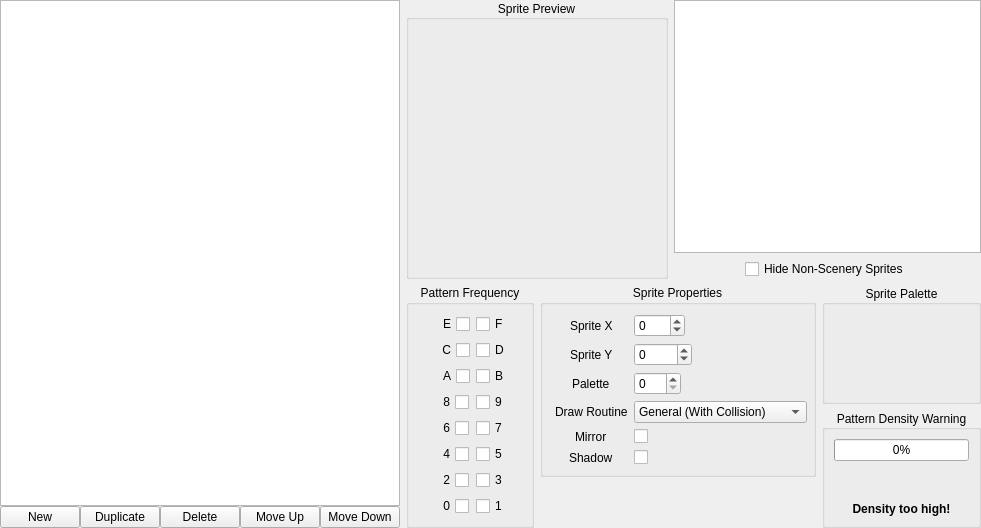
        <widget class="QWidget" name="sceneryPatterns">
         <attribute name="title">
          <string>Scenery Patterns</string>
         </attribute>
         <layout class="QHBoxLayout" name="horizontalLayout_4" stretch="0,0">
          <property name="leftMargin">
           <number>0</number>
          </property>
          <property name="topMargin">
           <number>0</number>
          </property>
          <property name="rightMargin">
           <number>0</number>
          </property>
          <property name="bottomMargin">
           <number>0</number>
          </property>
          <item>
           <layout class="QVBoxLayout" name="spriteTreeViewLayout">
            <property name="spacing">
             <number>0</number>
            </property>
            <item>
             <widget class="QTreeView" name="spriteTreeView">
              <attribute name="headerVisible">
               <bool>false</bool>
              </attribute>
             </widget>
            </item>
            <item>
             <layout class="QGridLayout" name="gridLayout_3">
              <property name="horizontalSpacing">
               <number>0</number>
              </property>
              <property name="verticalSpacing">
               <number>6</number>
              </property>
              <item row="0" column="0">
               <widget class="QPushButton" name="sceneNew">
                <property name="sizePolicy">
                 <sizepolicy hsizetype="Fixed" vsizetype="Fixed">
                  <horstretch>0</horstretch>
                  <verstretch>0</verstretch>
                 </sizepolicy>
                </property>
                <property name="toolTip">
                 <string>Create a new pattern or object within a pattern</string>
                </property>
                <property name="text">
                 <string>New</string>
                </property>
               </widget>
              </item>
              <item row="0" column="3">
               <widget class="QPushButton" name="sceneUp">
                <property name="sizePolicy">
                 <sizepolicy hsizetype="Fixed" vsizetype="Fixed">
                  <horstretch>0</horstretch>
                  <verstretch>0</verstretch>
                 </sizepolicy>
                </property>
                <property name="toolTip">
                 <string>Move a pattern or object entry upwards</string>
                </property>
                <property name="text">
                 <string>Move Up</string>
                </property>
               </widget>
              </item>
              <item row="0" column="2">
               <widget class="QPushButton" name="sceneDel">
                <property name="sizePolicy">
                 <sizepolicy hsizetype="Fixed" vsizetype="Fixed">
                  <horstretch>0</horstretch>
                  <verstretch>0</verstretch>
                 </sizepolicy>
                </property>
                <property name="toolTip">
                 <string>Delete an entire pattern or object</string>
                </property>
                <property name="text">
                 <string>Delete</string>
                </property>
               </widget>
              </item>
              <item row="0" column="1">
               <widget class="QPushButton" name="sceneDupe">
                <property name="sizePolicy">
                 <sizepolicy hsizetype="Fixed" vsizetype="Fixed">
                  <horstretch>0</horstretch>
                  <verstretch>0</verstretch>
                 </sizepolicy>
                </property>
                <property name="toolTip">
                 <string>Duplicate an entire pattern or object</string>
                </property>
                <property name="text">
                 <string>Duplicate</string>
                </property>
               </widget>
              </item>
              <item row="0" column="4">
               <widget class="QPushButton" name="sceneDown">
                <property name="sizePolicy">
                 <sizepolicy hsizetype="Fixed" vsizetype="Fixed">
                  <horstretch>0</horstretch>
                  <verstretch>0</verstretch>
                 </sizepolicy>
                </property>
                <property name="toolTip">
                 <string>Move a pattern or object entry downwards</string>
                </property>
                <property name="text">
                 <string>Move Down</string>
                </property>
               </widget>
              </item>
             </layout>
            </item>
           </layout>
          </item>
          <item>
           <layout class="QVBoxLayout" name="spritePropsLayout" stretch="0,0">
            <property name="spacing">
             <number>6</number>
            </property>
            <item>
             <layout class="QHBoxLayout" name="spriteListLayout">
              <item>
               <widget class="QGroupBox" name="groupBox_7">
                <property name="minimumSize">
                 <size>
                  <width>256</width>
                  <height>256</height>
                 </size>
                </property>
                <property name="title">
                 <string>Sprite Preview</string>
                </property>
                <property name="alignment">
                 <set>Qt::AlignCenter</set>
                </property>
                <layout class="QHBoxLayout" name="horizontalLayout_9">
                 <property name="leftMargin">
                  <number>0</number>
                 </property>
                 <property name="topMargin">
                  <number>0</number>
                 </property>
                 <property name="rightMargin">
                  <number>0</number>
                 </property>
                 <property name="bottomMargin">
                  <number>0</number>
                 </property>
                 <item alignment="Qt::AlignVCenter">
                  <widget class="SpritePreviewWidget" name="spritePreviewWidget" native="true">
                   <property name="sizePolicy">
                    <sizepolicy hsizetype="Maximum" vsizetype="Maximum">
                     <horstretch>0</horstretch>
                     <verstretch>0</verstretch>
                    </sizepolicy>
                   </property>
                   <property name="minimumSize">
                    <size>
                     <width>256</width>
                     <height>256</height>
                    </size>
                   </property>
                   <property name="maximumSize">
                    <size>
                     <width>256</width>
                     <height>256</height>
                    </size>
                   </property>
                   <property name="sizeIncrement">
                    <size>
                     <width>0</width>
                     <height>0</height>
                    </size>
                   </property>
                  </widget>
                 </item>
                </layout>
               </widget>
              </item>
              <item>
               <layout class="QVBoxLayout" name="verticalLayout_3">
                <item>
                 <widget class="QListView" name="spriteSelectList"/>
                </item>
                <item alignment="Qt::AlignHCenter">
                 <widget class="QCheckBox" name="checkHideSprites">
                  <property name="text">
                   <string>Hide Non-Scenery Sprites</string>
                  </property>
                 </widget>
                </item>
               </layout>
              </item>
             </layout>
            </item>
            <item>
             <layout class="QHBoxLayout" name="horizontalLayout_6">
              <item alignment="Qt::AlignLeft|Qt::AlignTop">
               <widget class="QGroupBox" name="frequencyGroup">
                <property name="toolTip">
                 <string>Control the Z Distribution Of Pattern Objects</string>
                </property>
                <property name="title">
                 <string>Pattern Frequency</string>
                </property>
                <property name="alignment">
                 <set>Qt::AlignHCenter|Qt::AlignTop</set>
                </property>
                <property name="flat">
                 <bool>false</bool>
                </property>
                <layout class="QFormLayout" name="formLayout_2">
                 <property name="sizeConstraint">
                  <enum>QLayout::SetDefaultConstraint</enum>
                 </property>
                 <property name="fieldGrowthPolicy">
                  <enum>QFormLayout::ExpandingFieldsGrow</enum>
                 </property>
                 <property name="labelAlignment">
                  <set>Qt::AlignCenter</set>
                 </property>
                 <property name="formAlignment">
                  <set>Qt::AlignHCenter|Qt::AlignTop</set>
                 </property>
                 <property name="leftMargin">
                  <number>0</number>
                 </property>
                 <property name="rightMargin">
                  <number>0</number>
                 </property>
                 <item row="0" column="0">
                  <widget class="QCheckBox" name="checkFreq14">
                   <property name="layoutDirection">
                    <enum>Qt::RightToLeft</enum>
                   </property>
                   <property name="text">
                    <string>E</string>
                   </property>
                   <property name="tristate">
                    <bool>false</bool>
                   </property>
                  </widget>
                 </item>
                 <item row="0" column="1">
                  <widget class="QCheckBox" name="checkFreq15">
                   <property name="text">
                    <string>F</string>
                   </property>
                  </widget>
                 </item>
                 <item row="1" column="0">
                  <widget class="QCheckBox" name="checkFreq12">
                   <property name="layoutDirection">
                    <enum>Qt::RightToLeft</enum>
                   </property>
                   <property name="text">
                    <string>C</string>
                   </property>
                  </widget>
                 </item>
                 <item row="1" column="1">
                  <widget class="QCheckBox" name="checkFreq13">
                   <property name="text">
                    <string>D</string>
                   </property>
                  </widget>
                 </item>
                 <item row="2" column="0">
                  <widget class="QCheckBox" name="checkFreq10">
                   <property name="layoutDirection">
                    <enum>Qt::RightToLeft</enum>
                   </property>
                   <property name="text">
                    <string>A</string>
                   </property>
                  </widget>
                 </item>
                 <item row="2" column="1">
                  <widget class="QCheckBox" name="checkFreq11">
                   <property name="text">
                    <string>B</string>
                   </property>
                  </widget>
                 </item>
                 <item row="3" column="0">
                  <widget class="QCheckBox" name="checkFreq08">
                   <property name="layoutDirection">
                    <enum>Qt::RightToLeft</enum>
                   </property>
                   <property name="text">
                    <string>8</string>
                   </property>
                  </widget>
                 </item>
                 <item row="3" column="1">
                  <widget class="QCheckBox" name="checkFreq09">
                   <property name="text">
                    <string>9</string>
                   </property>
                  </widget>
                 </item>
                 <item row="4" column="0">
                  <widget class="QCheckBox" name="checkFreq06">
                   <property name="layoutDirection">
                    <enum>Qt::RightToLeft</enum>
                   </property>
                   <property name="text">
                    <string>6</string>
                   </property>
                  </widget>
                 </item>
                 <item row="4" column="1">
                  <widget class="QCheckBox" name="checkFreq07">
                   <property name="text">
                    <string>7</string>
                   </property>
                  </widget>
                 </item>
                 <item row="5" column="0">
                  <widget class="QCheckBox" name="checkFreq04">
                   <property name="layoutDirection">
                    <enum>Qt::RightToLeft</enum>
                   </property>
                   <property name="text">
                    <string>4</string>
                   </property>
                  </widget>
                 </item>
                 <item row="5" column="1">
                  <widget class="QCheckBox" name="checkFreq05">
                   <property name="text">
                    <string>5</string>
                   </property>
                  </widget>
                 </item>
                 <item row="6" column="0">
                  <widget class="QCheckBox" name="checkFreq02">
                   <property name="layoutDirection">
                    <enum>Qt::RightToLeft</enum>
                   </property>
                   <property name="text">
                    <string>2</string>
                   </property>
                  </widget>
                 </item>
                 <item row="6" column="1">
                  <widget class="QCheckBox" name="checkFreq03">
                   <property name="text">
                    <string>3</string>
                   </property>
                  </widget>
                 </item>
                 <item row="7" column="0">
                  <widget class="QCheckBox" name="checkFreq00">
                   <property name="layoutDirection">
                    <enum>Qt::RightToLeft</enum>
                   </property>
                   <property name="text">
                    <string>0</string>
                   </property>
                  </widget>
                 </item>
                 <item row="7" column="1">
                  <widget class="QCheckBox" name="checkFreq01">
                   <property name="text">
                    <string>1</string>
                   </property>
                  </widget>
                 </item>
                </layout>
               </widget>
              </item>
              <item alignment="Qt::AlignHCenter|Qt::AlignTop">
               <widget class="QGroupBox" name="spritePositionBox">
                <property name="title">
                 <string>Sprite Properties</string>
                </property>
                <property name="alignment">
                 <set>Qt::AlignHCenter|Qt::AlignTop</set>
                </property>
                <layout class="QFormLayout" name="formLayout_3">
                 <property name="fieldGrowthPolicy">
                  <enum>QFormLayout::ExpandingFieldsGrow</enum>
                 </property>
                 <property name="labelAlignment">
                  <set>Qt::AlignCenter</set>
                 </property>
                 <property name="formAlignment">
                  <set>Qt::AlignHCenter|Qt::AlignTop</set>
                 </property>
                 <item row="1" column="0">
                  <widget class="QLabel" name="label_4">
                   <property name="text">
                    <string>Sprite X</string>
                   </property>
                  </widget>
                 </item>
                 <item row="1" column="1">
                  <widget class="QSpinBox" name="spinSpriteX">
                   <property name="minimum">
                    <number>-128</number>
                   </property>
                   <property name="maximum">
                    <number>127</number>
                   </property>
                  </widget>
                 </item>
                 <item row="2" column="0">
                  <widget class="QLabel" name="label_5">
                   <property name="text">
                    <string>Sprite Y</string>
                   </property>
                  </widget>
                 </item>
                 <item row="2" column="1">
                  <widget class="QSpinBox" name="spinSpriteY">
                   <property name="minimum">
                    <number>-4096</number>
                   </property>
                   <property name="maximum">
                    <number>4096</number>
                   </property>
                  </widget>
                 </item>
                 <item row="4" column="0">
                  <widget class="QLabel" name="label_8">
                   <property name="text">
                    <string>Draw Routine</string>
                   </property>
                  </widget>
                 </item>
                 <item row="4" column="1">
                  <widget class="QComboBox" name="comboRoutine">
                   <item>
                    <property name="text">
                     <string>General (With Collision)</string>
                    </property>
                   </item>
                   <item>
                    <property name="text">
                     <string>Strip: Crops</string>
                    </property>
                   </item>
                   <item>
                    <property name="text">
                     <string>Clouds</string>
                    </property>
                   </item>
                   <item>
                    <property name="text">
                     <string>Strip: Water</string>
                    </property>
                   </item>
                   <item>
                    <property name="text">
                     <string>Start Lights</string>
                    </property>
                   </item>
                   <item>
                    <property name="text">
                     <string>General (No Collision)</string>
                    </property>
                   </item>
                   <item>
                    <property name="text">
                     <string>Checkpoint Marker</string>
                    </property>
                   </item>
                   <item>
                    <property name="text">
                     <string>General (Centre Collision)</string>
                    </property>
                   </item>
                   <item>
                    <property name="text">
                     <string>Half Size Sprite</string>
                    </property>
                   </item>
                   <item>
                    <property name="text">
                     <string>Special Rock</string>
                    </property>
                   </item>
                   <item>
                    <property name="text">
                     <string>Strip: Sand</string>
                    </property>
                   </item>
                   <item>
                    <property name="text">
                     <string>Strip: Small Stones</string>
                    </property>
                   </item>
                   <item>
                    <property name="text">
                     <string>Mini-Tree</string>
                    </property>
                   </item>
                   <item>
                    <property name="text">
                     <string>Debris</string>
                    </property>
                   </item>
                  </widget>
                 </item>
                 <item row="5" column="0">
                  <widget class="QLabel" name="label_6">
                   <property name="text">
                    <string>Mirror</string>
                   </property>
                  </widget>
                 </item>
                 <item row="5" column="1">
                  <widget class="QCheckBox" name="checkSpriteHFlip">
                   <property name="text">
                    <string/>
                   </property>
                  </widget>
                 </item>
                 <item row="6" column="0">
                  <widget class="QLabel" name="label_7">
                   <property name="text">
                    <string>Shadow</string>
                   </property>
                  </widget>
                 </item>
                 <item row="6" column="1">
                  <widget class="QCheckBox" name="checkSpriteShadow">
                   <property name="text">
                    <string/>
                   </property>
                  </widget>
                 </item>
                 <item row="3" column="0">
                  <widget class="QLabel" name="label_9">
                   <property name="text">
                    <string>Palette</string>
                   </property>
                  </widget>
                 </item>
                 <item row="3" column="1">
                  <widget class="QSpinBox" name="spinSpriteP">
                   <property name="maximum">
                    <number>255</number>
                   </property>
                  </widget>
                 </item>
                </layout>
               </widget>
              </item>
              <item>
               <layout class="QVBoxLayout" name="verticalLayout">
                <item>
                 <widget class="QGroupBox" name="paletteBox">
                  <property name="title">
                   <string>Sprite Palette</string>
                  </property>
                  <property name="alignment">
                   <set>Qt::AlignCenter</set>
                  </property>
                  <layout class="QVBoxLayout" name="verticalLayout_12">
                   <item alignment="Qt::AlignHCenter">
                    <widget class="PreviewPalette" name="previewPaletteWidget" native="true">
                     <property name="minimumSize">
                      <size>
                       <width>128</width>
                       <height>32</height>
                      </size>
                     </property>
                     <property name="maximumSize">
                      <size>
                       <width>128</width>
                       <height>32</height>
                      </size>
                     </property>
                    </widget>
                   </item>
                  </layout>
                 </widget>
                </item>
                <item>
                 <widget class="QGroupBox" name="densityGroup">
                  <property name="toolTip">
                   <string/>
                  </property>
                  <property name="title">
                   <string>Pattern Density Warning</string>
                  </property>
                  <property name="alignment">
                   <set>Qt::AlignCenter</set>
                  </property>
                  <layout class="QVBoxLayout" name="verticalLayout_16">
                   <item alignment="Qt::AlignTop">
                    <widget class="QProgressBar" name="densityBar">
                     <property name="maximum">
                      <number>64</number>
                     </property>
                     <property name="value">
                      <number>0</number>
                     </property>
                    </widget>
                   </item>
                   <item alignment="Qt::AlignBottom">
                    <widget class="QLabel" name="densityLabel">
                     <property name="font">
                      <font>
                       <weight>75</weight>
                       <bold>true</bold>
                      </font>
                     </property>
                     <property name="text">
                      <string>Density too high!</string>
                     </property>
                     <property name="scaledContents">
                      <bool>false</bool>
                     </property>
                     <property name="alignment">
                      <set>Qt::AlignCenter</set>
                     </property>
                    </widget>
                   </item>
                  </layout>
                 </widget>
                </item>
               </layout>
              </item>
             </layout>
            </item>
           </layout>
          </item>
         </layout>
        </widget>
